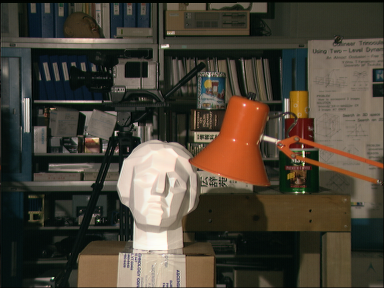
#> input picture Week3/6. Sum-are Table (Integral Image) & Stereo matching/left.png, 384 x 288 px
$ python 2-stereo-matching-with-summed-are.py
#> lines starting #> are read from the running program, lines starting #| are printed output that depends on the picture
import numpy as np
from PIL import Image


def stereo_matching_ssd(left_img, right_img, kernel_size, disparity_range):
    # doc anh trai, doc anh phai roi chuyen sang anh grayscale
#> called with left_img = 'left.png', right_img = 'right.png', kernel_size = 9, disparity_range = 16
    left_img = Image.open(left_img).convert('L')
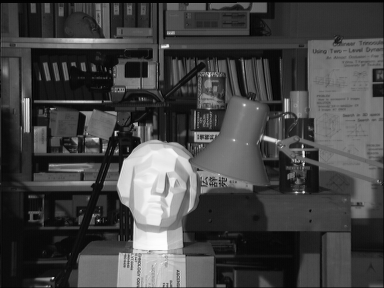
#> left_img: PIL image 384x288 L; min 0, max 253, mean 68.3
    left = np.asarray(left_img)

    right_img = Image.open(right_img).convert('L')
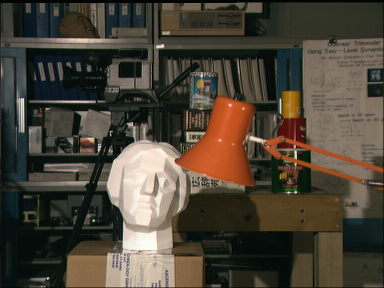
#> input picture Week3/6. Sum-are Table (Integral Image) & Stereo matching/right.png, 384 x 288 px
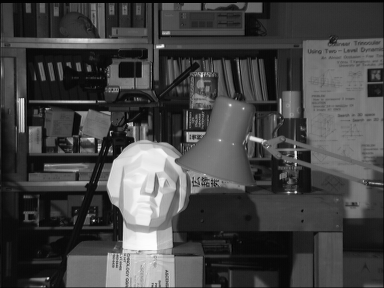
#> right_img: PIL image 384x288 L; min 0, max 254, mean 68.7
    right = np.asarray(right_img)

    # Lay chieu rong va chieu cao cua anh
    height, width = left.shape
#> height = 288; width = 384

    # tao disparity map
    depth = np.zeros((height, width), np.uint8)

    kernel_half = int((kernel_size - 1) / 2)
    scale = 255 / disparity_range

    # build sum-area table for each disparity
    memory = np.ones((disparity_range, height, width))
    # print(memory.shape)

    for j in range(disparity_range):
        print('.', end=' ')

        data = np.ones((height, width))
        for y in range(kernel_half, height - kernel_half):
            for x in range(kernel_half, width - kernel_half):
                if x - j >= 0:
                    data[y, x] = abs(int(left[y, x]) - int(right[y, x - j])) / 255.0

        memory[j, 0, 0] = data[0, 0]
        memory[j] = data.cumsum(axis=0).cumsum(axis=1)
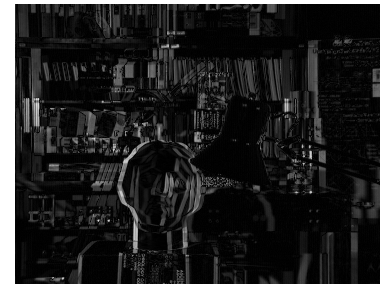
#> data: shape (288, 384) float64; min 0, max 1, mean 0.147
        # print(memory.cumsum(axis=0).cumsum(axis=1))

    for y in range(kernel_half + 1, height - kernel_half):
        for x in range(kernel_half + 1, width - kernel_half):

            x0 = x - kernel_half
            x1 = x + kernel_half
            y0 = y - kernel_half
            y1 = y + kernel_half

            # Tim j tai do cost co gia tri min
            disparity = 0
            cost_min = 1000000  # a large number

            for j in range(disparity_range):
                a = memory[j, y0 - 1, x0 - 1]
                b = memory[j, y1, x0 - 1]
                c = memory[j, y0 - 1, x1]
                d = memory[j, y1, x1]
                ssd = d - b - c + a

                if ssd < cost_min:
                    cost_min = ssd
                    disparity = j

            # gan j cho cost min vao diparity map
            depth[y, x] = int(disparity * scale)
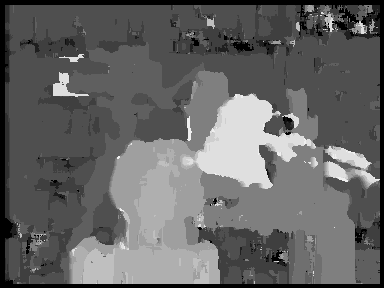
#> depth: shape (288, 384); min 0, max 239, mean 100.9

    # Chuyen du lieu tu ndarray sang kieu Image va luu xuong file
    Image.fromarray(depth).save('disparity_map_ssd_table.png')


disparity_range = 16  # Cho cap anh Tsukuba
kernel_size = 9
stereo_matching_ssd('left.png', 'right.png', kernel_size, disparity_range)
